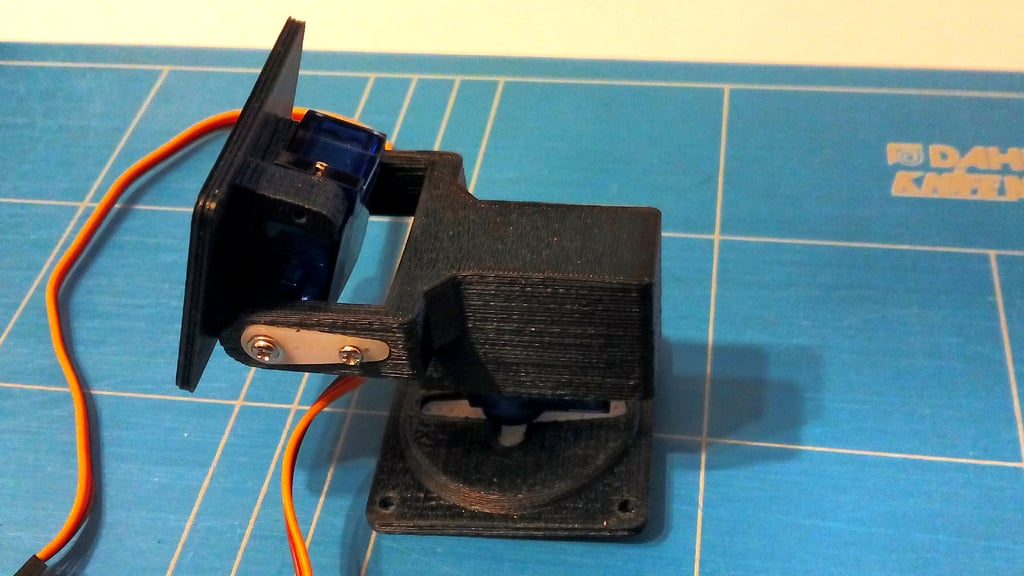
#> input picture img/ai-webcam-frame.jpg, 1024 x 576 px, given in place of the camera
$ python main.py
#> lines starting #> are read from the running program, lines starting #| are printed output that depends on the picture
import cv2
from gpiozero import Servo
from time import sleep
import subprocess

# === Enable Autofocus (when supported) ===
def enable_autofocus():
    try:
        subprocess.run(["v4l2-ctl", "-d", "/dev/video0", "-c", "focus_auto=1"], check=True)
#> (this line was passed over: subprocess is not available in this run)
        print("Autofocus enabled.")
    except Exception as e:
        print("Autofocus cannot be enabled:", e)

enable_autofocus()

# === Servo-configuration ===
pan_servo = Servo(17)
tilt_servo = Servo(18)

pan = 0.0
tilt = 0.0

def clamp(val, min_val, max_val):
    return max(min_val, min(max_val, val))

def smooth_move(current, target, factor=0.02):
    return current + (target - current) * factor

# === Camera-settings ===
cap = cv2.VideoCapture(0)
cap.set(3, 640)
cap.set(4, 480)

_, frame1 = cap.read()
#> frame1 is the input picture: shape (576, 1024, 3); mean B, G, R 137.1, 128.8, 93.4
gray1 = cv2.cvtColor(frame1, cv2.COLOR_BGR2GRAY)
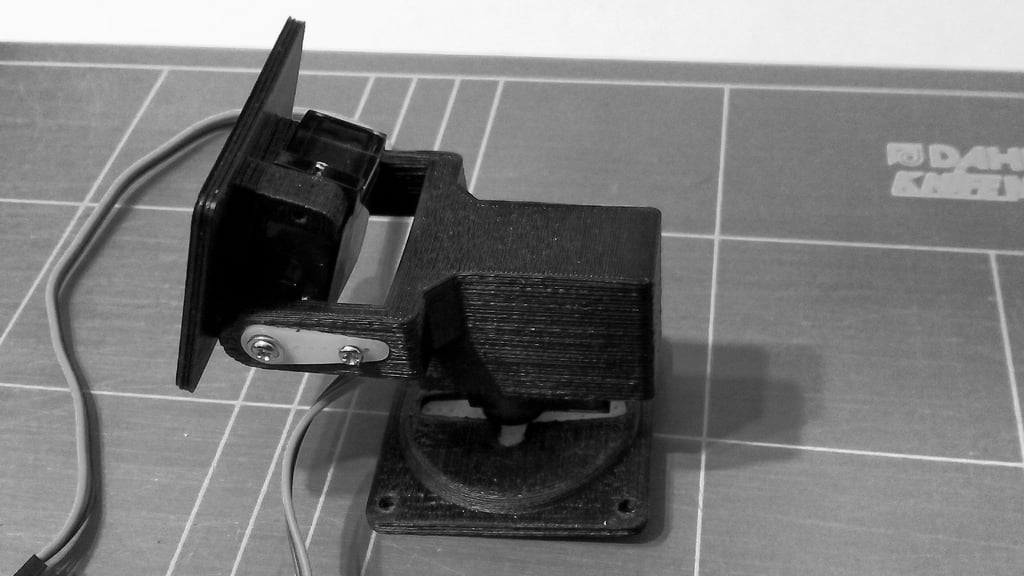
#> gray1: shape (576, 1024); min 0, max 251, mean 119.1
gray1 = cv2.GaussianBlur(gray1, (21, 21), 0)
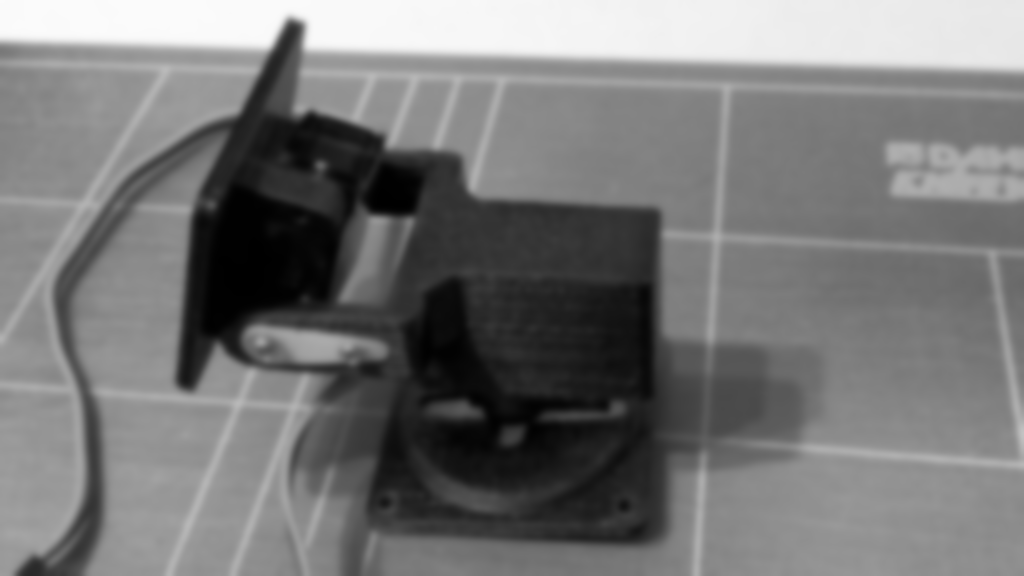
#> gray1: shape (576, 1024); min 0, max 251, mean 119.1

# === movement constants ===
min_contour_area = 1500          # ignore small movements
min_offset_threshold = 0.10      # ignore small movements on screen

while True:
    _, frame2 = cap.read()
    gray2 = cv2.cvtColor(frame2, cv2.COLOR_BGR2GRAY)
    gray2 = cv2.GaussianBlur(gray2, (21, 21), 0)

    diff = cv2.absdiff(gray1, gray2)
#> diff: shape (576, 1024); every value is 0
    thresh = cv2.threshold(diff, 25, 255, cv2.THRESH_BINARY)[1]
    thresh = cv2.dilate(thresh, None, iterations=2)

    contours, _ = cv2.findContours(thresh.copy(), cv2.RETR_EXTERNAL, cv2.CHAIN_APPROX_SIMPLE)
#> contours = []

    motion_detected = False
    motion_x = 0
    motion_y = 0

    for contour in contours:
        if cv2.contourArea(contour) < min_contour_area:
            continue
        (x, y, w, h) = cv2.boundingRect(contour)
        motion_x = x + w // 2
        motion_y = y + h // 2
        motion_detected = True
        break  # Use first detected contour
#> this loop made 0 passes

    if motion_detected:
        frame_center_x = 640 // 2
        frame_center_y = 480 // 2
        offset_x = (motion_x - frame_center_x) / frame_center_x
        offset_y = (motion_y - frame_center_y) / frame_center_y

        # ignore small offsets
        if abs(offset_x) > min_offset_threshold or abs(offset_y) > min_offset_threshold:
            pan = smooth_move(pan, clamp(pan - offset_x * 0.5, -1, 1))
            tilt = smooth_move(tilt, clamp(tilt - offset_y * 0.5, -1, 1))

            pan_servo.value = pan
            tilt_servo.value = tilt

    # Update for the next iteration
    gray1 = gray2.copy()
    sleep(0.05)
